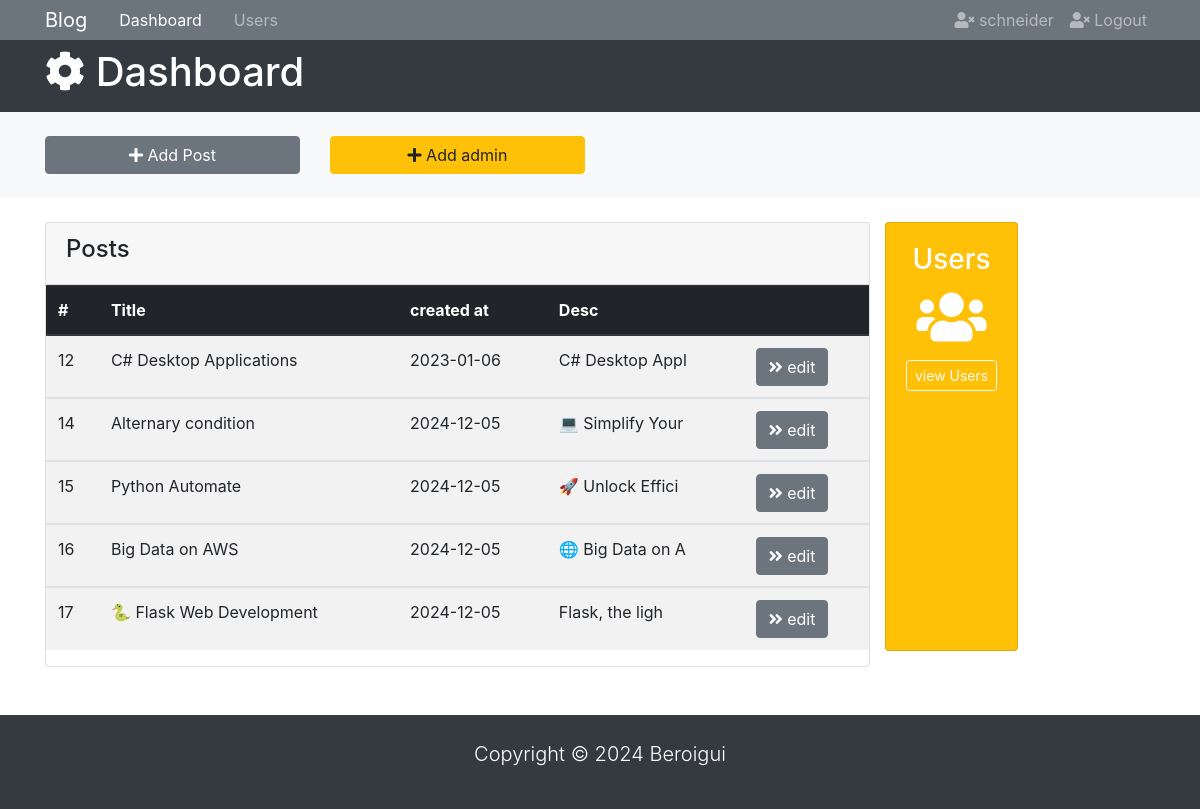
/dashboard (signed in), run on an earlier commit of the app's database.
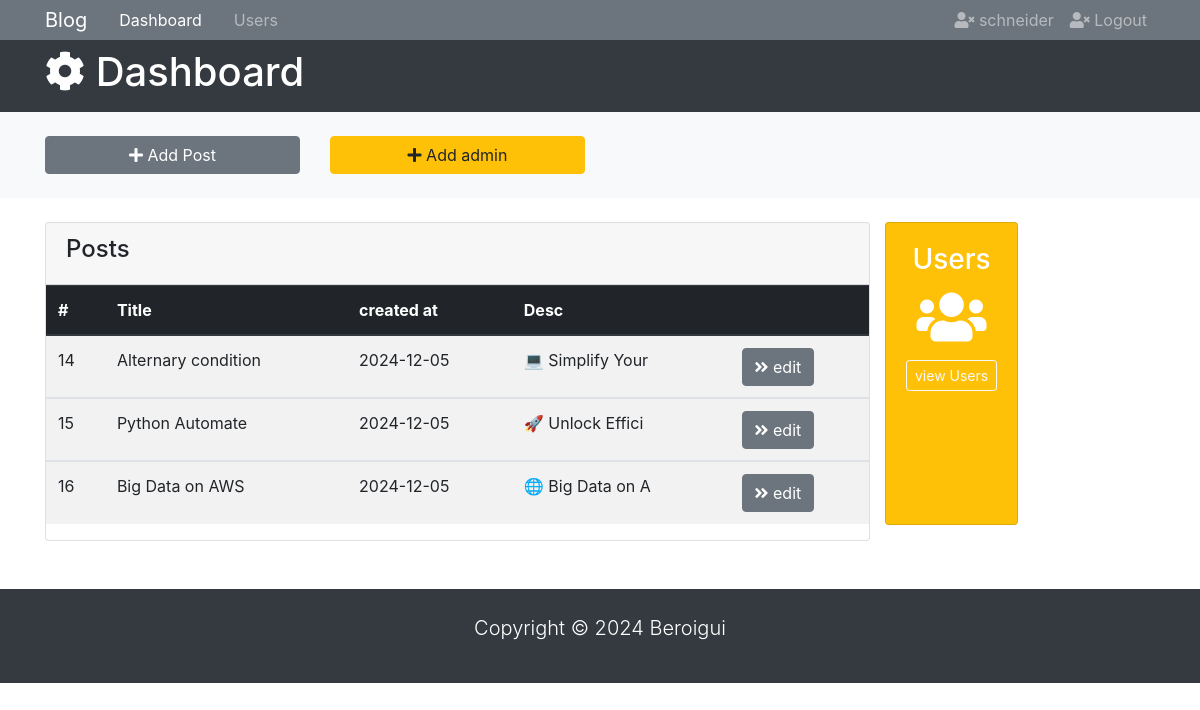
And on a later commit of the database.
### tables this page shows
CREATE TABLE "blogs" (
	"id"	INTEGER,
	"Author"	text NOT NULL,
	"publihed_at"	TIMESTAMP NOT NULL,
	"content"	TEXT NOT NULL CHECK(LENGTH("content") > 100),
	"image"	text,
	"is_pinned"	boolean DEFAULT false,
	"title"	text NOT NULL UNIQUE,
	PRIMARY KEY("id" AUTOINCREMENT)
);

### app.py (the view)
@app.route('/dashboard')
@login_required
def dashboard():
    msg=""
    error=""
    if request.args:
        msg=request.args.get['msg']
        error = request.args.get['error']
    conn = sqlite3.connect('mydatabase.db')
    c = conn.cursor()
    c.execute("SELECT * FROM blogs")
    blogs = c.fetchall()
    if current_user.is_authenticated:
        if error or msg:
            return render_template('admin-index.html', blogs=blogs, msg=msg, error=error)
        else:
            return render_template('admin-index.html', blogs=blogs)

### app.py (called while the page is built)
@login_manager.user_loader
def load_user(email):
    conn = sqlite3.connect('mydatabase.db')
    c = conn.cursor()
    c.execute("SELECT * FROM users WHERE email=?", (email,))
    user = c.fetchone()
    if user:
        return User(user[0], user[1], user[2])
    return None

### templates/admin-index.html (shortened to what this page needs)
<!DOCTYPE html>
<html lang="Eng-Eng">
<head>
  <link
    rel="stylesheet"
    href="https://use.fontawesome.com/releases/v5.0.13/css/all.css"
  />
  <link rel="stylesheet" href="https://maxcdn.bootstrapcdn.com/bootstrap/4.0.0/css/bootstrap.min.css">
</head>
<body>
  <nav class="navbar navbar-expand-sm navbar-dark bg-secondary p-0">
    <div class="container">
      <a href="{{url_for('admin')}}" class="navbar-brand">Blog</a>
      <div id="navbarCollapse" class="collapse navbar-collapse">
        <ul class="navbar-nav">
          <li class="nav-item px-2">
            <a href="{{url_for('admin')}}" class="nav-link active">Dashboard</a>
          </li>
          <li class="nav-item px-2">
            <a href="users.html" class="nav-link">Users</a>
          </li>
        </ul>
        <ul class="navbar-nav ml-auto">
          <li class="nav-item">
            <a href="" class="nav-link">
              <i class="fas fa-user-times"></i> {{ current_user.author }}
            </a>
          </li>
          <li class="nav-item">
            <a href="{{ url_for('logout')}}" class="nav-link">
              <i class="fas fa-user-times"></i> Logout
            </a>
          </li>
        </ul>
      </div>
    </div>
  </nav>
  <header id="main-header" class="text-white bg-dark py-2" style="background-color: black;">
    <div class="container">
      <div class="row">
        <div class="col-md-6">
          <h1><i class="fas fa-cog"></i> Dashboard</h1>
        </div>
      </div>
    </div>
  </header>
  <section id="actions" class="bg-light mb-4 py-4">
    <div class="container">
      <div class="row">
        <div class="col-md-3">
          <a
            href="#"
            class="btn btn-block btn-secondary"
            data-toggle="modal"
            data-target="#addPostModal">
            <i class="fas fa-plus"></i> Add Post
          </a>
        </div>
        <div class="col-md-3">
          <a
            href="#"
            class="btn btn-block btn-warning"
            data-toggle="modal"
            data-target="#addUserModal">
            <i class="fas fa-plus"></i> Add admin
          </a>
        </div>
      </div>
    </div>
  </section>
  <main id="posts">
    <div class="container">
      <div class="row">
        <div class="col-md-9">
          <div class="card">
            <div class="card-header">
              <h4>Posts</h4>
            </div>
            <table class="table table-striped">
              <thead class="thead-dark">
                <tr>
                  <th>#</th>
                  <th>Title</th>
                  <th>created at</th>
                  <th>Desc</th>
                  <th></th>
                </tr>
              </thead>
              {%for blog in blogs%}
              <tbody>
                <tr>
                  <td>{{ blog[0] }}</td>
                  <td>{{ blog[6]}}</td>
                  <td>{{blog[2]}}</td>
                  <td>{{blog[3][0:15]}}</td>
                  <td>
                    <a href="{{url_for('edit', id= blog[0]) }}" class="btn btn-secondary">
                      <i class="fas fa-angle-double-right"></i> edit
                    </a>
                  </td>
                </tr>
              </tbody>
              {%endfor%}
            </table>
          </div>
        </div>
          <div class="card text-center text-white bg-warning mb-3">
            <div class="card-body">
              <h3>Users</h3>
              <h4 class="display-4">
                <i class="fas fa-users"></i>
              </h4>
              <a href="{{url_for('users')}}" class="btn btn-sm btn-outline-light">view Users</a>
            </div>
          </div>
        </div>
      </div>
  </main>
  <footer id="main-footer" class="text-white bg-dark mt-5 py-4">
    <div class="container">
      <div class="row">
        <div class="col">
          <p class="lead text-center">
            Copyright &copy; <span id="year"></span> Beroigui
          </p>
        </div>
      </div>
    </div>
  </footer>
</body>
</html>

What changed in the data, as far as the page shows it:
removed blogs: id "12", title "C# Desktop Applications", publihed_at "2023-01-06", content "C# Desktop Appl"
removed blogs: id "17", title "🐍 Flask Web Development", publihed_at "2024-12-05", content "Flask, the ligh"
